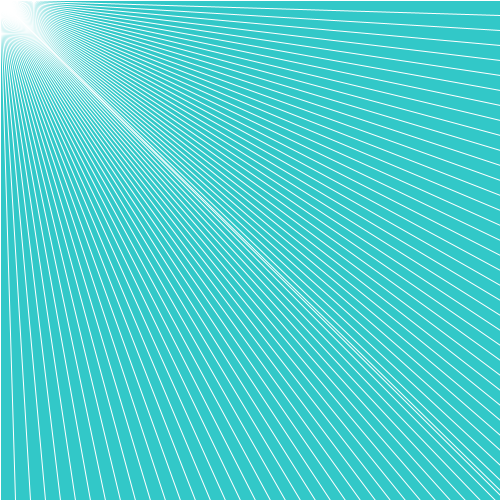
Frame 1 (no input)
Frame 60 (the mouse pressed at the canvas centre just before this capture): identical to frame 1, image omitted
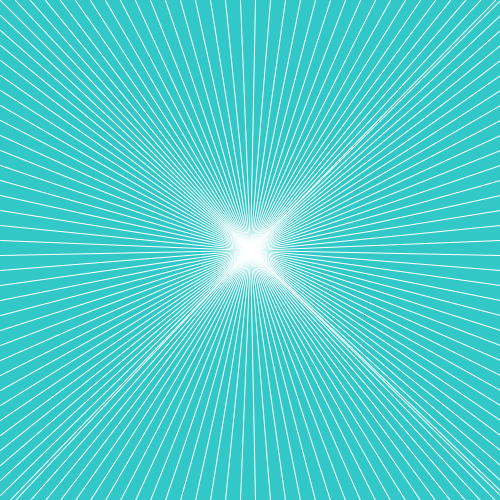
Frame 120 (the mouse held since frame 60 and released just before this capture)

The Processing sketch that drew these frames (run headless with seeded random() and noise(); from frame 60 on, the mouse is pressed at the canvas centre):

// Processing sketch: moire_02
// ── moire_02.pde
int step = 15;

void setup() {
  size(500, 500);
  stroke(255);
}

void draw() {
  background(50,200,200);
  for (int i = 0; i < 500; i += step) {
    line(i, 0, mouseX, mouseY);
    line(0, i + step, mouseX, mouseY);
    line(width, i, mouseX, mouseY);
    line(i + step, height, mouseX, mouseY);
  }
}
